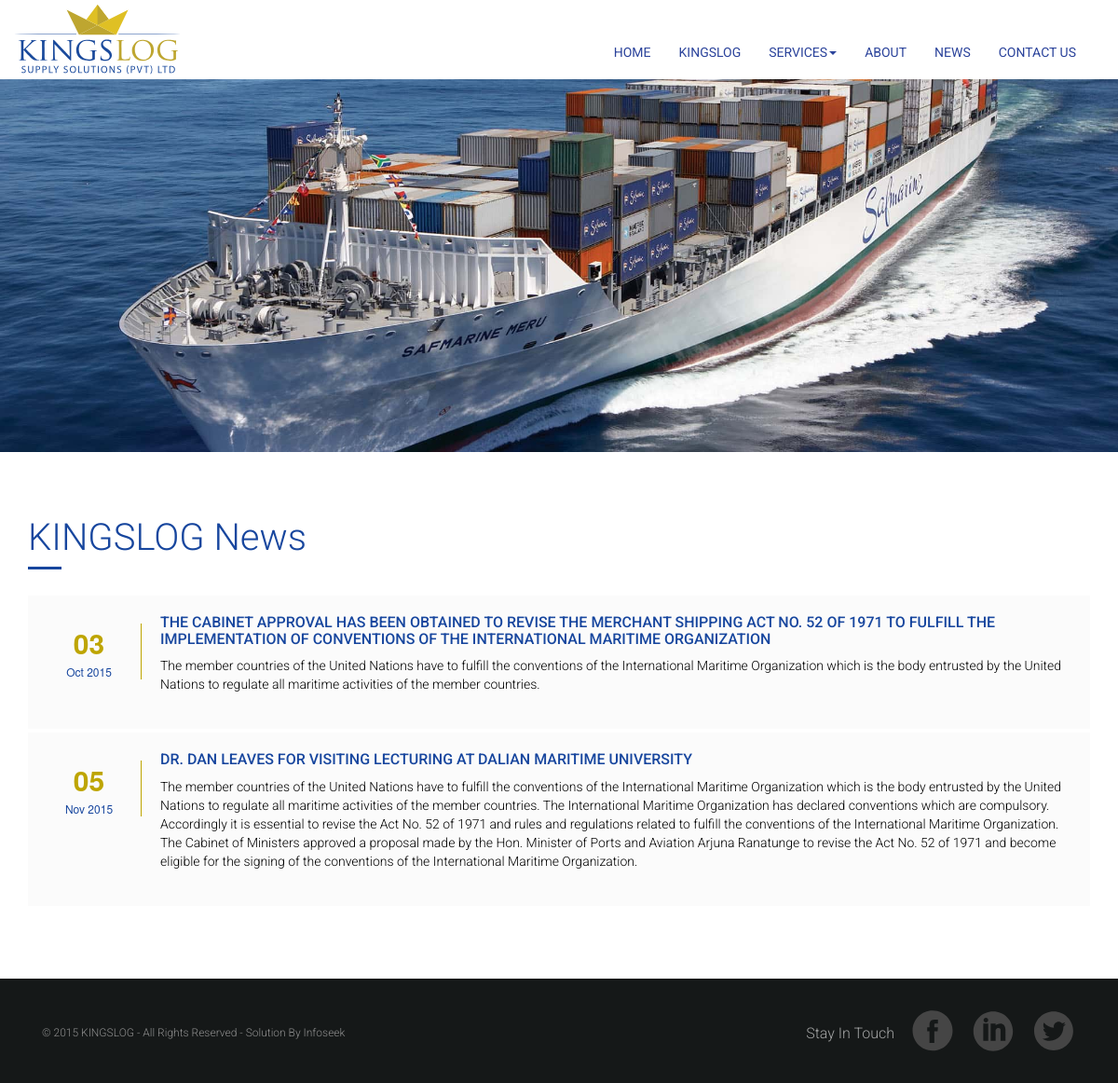
Page /news.php on the committed database.
### tables this page shows
CREATE TABLE IF NOT EXISTS `news` (
  `id` int(11) NOT NULL AUTO_INCREMENT,
  `title` varchar(255) NOT NULL,
  `short_desc` longtext NOT NULL,
  `descrip` longtext NOT NULL,
  `news_date` varchar(20) NOT NULL,
  `date` varchar(20) NOT NULL,
  `user_id` int(11) NOT NULL,
  `active` int(2) NOT NULL,
  `status` int(2) NOT NULL,
  `link` varchar(64) NOT NULL,
  `url` varchar(255) NOT NULL,
  PRIMARY KEY (`id`)
);

### lib/Connect.php (called while the page is built, shortened)
<?php
class Connect {
    public function __construct() {
        $this->con = mysql_connect('localhost', 'root', 'hggyunkl2lp');
    }
    function setQuary($quary) {
        $c = mysql_query($quary);
        return($c);
    }
}

### lib/CL_News.php (called while the page is built, shortened)
<?php
include '/news_module.php';
class CL_News {
    public function getActiveNews() {
        $news = new News_module();
        $respose = $news->getAllActiveNews();
        return $respose;
    }
}

### lib/news_module.php (called while the page is built, shortened)
<?php
include 'Connect.php';
class News_module {
    public function __construct() {
        $this->c = new Connect();
    }
    public function getAllActiveNews() {
        $quary = "SELECT `id`,`title`,`short_desc`,`descrip`,`news_date`,`active`,`link`,`url` FROM `news` WHERE `active` = '1' ";
        $result = $this->c->setQuary($quary);
        return $result;
    }
}

### news.php (the view, shortened to what this page needs)
<!DOCTYPE html>
<html lang="en">
   <head>
        <link href="css/bootstrap.min.css" rel="stylesheet">
        <link href="css/style.css" rel="stylesheet">
    </head>
    <body>
        <?php
        include './lib/CL_News.php';
        $news = new CL_News();
        ?>
        <header class="header">
            <nav class="navbar">
                <div class="container-fluid">
                    <div class="navbar-header">
                        <a href="index.php"><img class="logo" src="images/logo.svg" alt="Logo"/></a>
                    </div>
                    <div class="collapse navbar-collapse" id="bs-example-navbar-collapse-1">
                        <ul class="nav navbar-nav">
                            <li class="active"><a href="index.php">Home</a></li>
                            <li class="active"><a href="kingslog.php">Kingslog</a></li>
                            <li class="dropdown">
                                <a href="#" class="dropdown-toggle" data-toggle="dropdown" role="button" aria-haspopup="true" aria-expanded="false">Services<span class="caret"></span></a>
                            </li>
                            <li><a href="about.php">About</a></li>
                            <li><a href="news.php">News</a></li>
                            <li><a href="index.php#contact_info">Contact Us</a></li>
                        </ul>
                    </div>
                </div>
            </nav>
        </header>
        <section class="banner-inner">
            <div class="banner-imgs kingslog"></div>
        </section>
        <section class="block inner-pages">
            <div class="container">
                <div class="row">
                    <h1 class="col-lg-12">KINGSLOG News</h1>
                </div>
                <div class="row">
                    <div class="col-xs-12 col-md-12">
                        <?php
                        $result = $news->getActiveNews();
                        while ($row = mysql_fetch_array($result)):
                            $date = $row['news_date'];
                            list($yera, $month, $date) = explode('/', isset($date) ? $date : '');
                            $mothAry = array('', 'Jan', 'Feb', 'Mar', 'Apr', 'May', 'June', 'July', 'Aug', 'Sep', 'Oct', 'Nov', 'Dec');
                            ?>
                            <div class="news-cont">
                                <div class="news-date">
                                    <strong><?php echo isset($date) ? $date : ''; ?></strong><?php echo $mothAry[$month] . ' ' . $yera ?>
                                </div>
                                <div class="news-body">
                                    <a href="news_details.php?id=<?php echo $row['id']; ?>"><h3><?php echo $row['title']; ?></h3></a>
                                    <p><?php echo $row['short_desc']; ?></p>
                                </div>
                            </div>
                        <?php endwhile; ?>
                    </div>
                </div>
            </div>
        </section>
        <section class="footer-section">
            <div class="footer-end">
                <div class="container">
                    <div class="row">
                        <div class="col-lg-12">
                            <div class="col-xs-12 col-md-6">
                                <p class="copy-right">&copy; 2015 KINGSLOG - All Rights Reserved - Solution By Infoseek</p>
                            </div>
                            <div class="col-xs-12 col-md-6">
                                <div class="social-network">
                                    <p>Stay In Touch</p>
                                    <div class="social-icons">
                                        <span class="social-icon icon-facebook"></span>
                                        <span class="social-icon icon-in"></span>
                                        <span class="social-icon icon-twitter"></span>
                                    </div>
                                </div>
                            </div>
                        </div>
                    </div>
                </div>
            </div>
        </section>
    </body>
</html>

### css/style.css (style rules this page uses)
html, body, address, blockquote, div, dl, form, h1, h2, h3, h4, h5, h6, ol, p, pre, table, ul, dd, dt, li, tbody, td, tfoot, th, thead, tr, button, del, ins, map, object, a, abbr, acronym, b, bdo, big, br, cite, code, dfn, em, i, img, kbd, q, samp, small, span, strong, sub, sup, tt, var, legend, fieldset { margin: 0; padding: 0; }
body { width: 100%; height: 100%; }
img, fieldset { border:0; }
article, aside, details, figcaption, figure, footer, header, hgroup, menu, nav, section { margin: 0; padding: 0; display: block; }
body, h1, h2, h3, h4, h5, h6, p { font-weight: 400; -webkit-font-smoothing: antialiased; -moz-font-smoothing: antialiased; font-smoothing: antialiased; }
h1, h2, h3, h4, h5, h6, figcaption { font-family: 'Roboto', sans-serif; text-transform: initial; }
h1 { font-size: 40px; font-weight: 300; padding: 0 0 10px; margin-bottom: 30px; }
p { font-weight: 300; font-size: 14px; }
p, label, input, button, a { font-family: 'Roboto', sans-serif; font-size: 16px; }
a, a:link, a:visited, a:hover, a:active { text-decoration: none; color: #000; outline: none; background: transparent; }
.block { padding-top: 70px; padding-bottom: 74px; box-sizing: border-box; }
header { width: 100%; }
.logo { margin-top: 5px; }
.navbar { margin-bottom: 0; border: 0; }
.navbar-nav { float:right; margin-top: 31px; }
.nav > li > a { color: #2b439b; float: left; text-transform: uppercase; font-size: 14px; font-weight: 400; border-bottom: 4px solid transparent; -webkit-transition: all 1s ease; -moz-transition: all 1s ease; -o-transition: all 1s ease; -ms-transition: all 2s ease; transition: all 1s ease; }
.banner-inner { width: 100%; background-size: cover; }
.banner-imgs { width: 100%; height: 400px; background-size: cover; }
.kingslog { background:rgba(0, 0, 0, 0) url('../images/kingslog.jpg') repeat scroll center center / cover; }
.banner-text h1,p { padding: 0; text-align: center; text-transform: initial; color: #fff; }
.why-kingslog h1,p { text-align: center; }
.banner-inner { width: 100%; }
.inner-pages h1::before { position: absolute; background:#17469e; content: ""; width: 36px; height: 3px; bottom: 0px; margin-bottom: -2px; }
.inner-pages p { color: #000; text-align: left; margin-bottom: 18px; font-size: 14px; }
.inner-pages h1 { color: #17469e; }
.news-cont { width: 100%; display: inline-block; margin: 0 0 0px 0; background: #FBFBFB; padding: 15px 10px; }
.news-date,.news-body { float: left; }
.news-date { position: relative; width: 10%; border-right: 1px solid #BEA501; text-align: center; font-size: 12px; color: #17469E; -moz-transform: translateY(25%); -webkit-transform: translateY(25%); -ms-transform: translateY(25%); -o-transform: translateY(25%); transform: translateY(25%); }
.news-date strong { width: 100%; font-size: 30px; color: #BEA501; float: left; }
.news-body { width: 90%; padding: 5px 20px; }
.news-body h3 { font-size: 16px; text-transform: uppercase; margin-bottom: 10px; color: #17469E; font-weight: 500; }
.footer-section { position: relative; }
.footer-end { width: 100%; bottom: 0; padding-top: 32px; padding-bottom: 32px; background: #151818; }
.footer-end p.copy-right { text-align: left; font-size: 12px; color: #8e8e8e; margin-top: 18px; }
.social-network { display: table; float: right; }
.social-network p { padding-top: 16px; color: #fff; float: left; opacity: 0.6; text-align: right; }
.social-icons { float: left; }
.social-icon { width: 48px; float: left; height: 48px; margin-left: 17px; margin-top: 0px; }
.icon-facebook { background-image: url('../images/social icon/facebook.svg'); }
.icon-in { background-image: url('../images/social icon/in.svg'); }
.icon-twitter { background-image: url('../images/social icon/twitter.svg'); }

### rows in the picture
news: date "03", month "Oct", yera "2015", title "THE CABINET APPROVAL HAS BEEN OBTAINED TO REVISE THE MERCHANT SHIPPING ACT NO. 52 OF 1971 TO FULFILL THE IMPLEMENTATION OF CONVENTIONS OF THE INTERNATIONAL MARITIME ORGANIZATION", short_desc "The member countries of the United Nations have to fulfill the conventions of the International Maritime Organization which is the body entrusted by the United Nations to regulate all maritime activities of the member countries."
news: date "05", month "Nov", yera "2015", title "DR. DAN LEAVES FOR VISITING LECTURING AT DALIAN MARITIME UNIVERSITY", short_desc "The member countries of the United Nations have to fulfill the conventions of the International Maritime Organization which is the body entrusted by the United Nations to regulate all maritime activities of the member countries. The International Maritime Organization has declared conventions which are compulsory. Accordingly it is essential to revise the Act No. 52 of 1971 and rules and regulations related to fulfill the conventions of the International Maritime Organization. The Cabinet of Ministers approved a proposal made by the Hon. Minister of Ports and Aviation Arjuna Ranatunge to revise the Act No. 52 of 1971 and become eligible for the signing of the conventions of the…"
